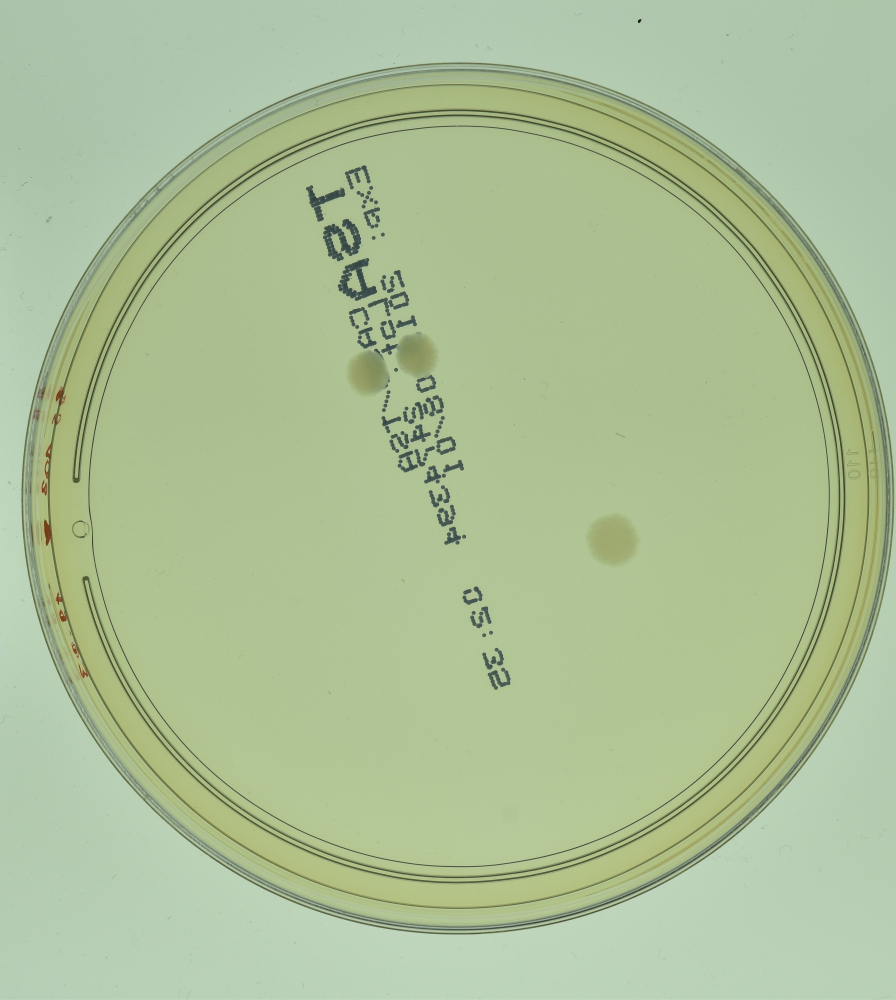
#> input picture testing_images/for_classifier_models/B.subtilis/countable/1056.jpg, 3581 x 4000 px (shown at 1/4 size)
$ python -i classical.py   (imports and definitions only)
#> lines starting #> are read from the running program, lines starting #| are printed output that depends on the picture; after the words box and inside, x2 and y2 are one past the last pixel; in counts of white or black regions, pixels touching at a corner belong together
"""Classical segmentation methods for bacterial colony candidates."""

from __future__ import annotations

from dataclasses import dataclass
from typing import Literal

import cv2
import numpy as np
from skimage.feature import peak_local_max
from skimage.segmentation import watershed

ThresholdMethod = Literal["otsu", "adaptive"]


@dataclass(frozen=True)
class SegmentationResult:
    """Outputs from the classical segmentation stage."""

    mask: np.ndarray
    labels: np.ndarray
    num_labels: int


def threshold_image(
    gray: np.ndarray,
    method: ThresholdMethod = "otsu",
    invert: bool = False,
    adaptive_block_size: int = 51,
    adaptive_c: int = 2,
) -> np.ndarray:
    """Create a binary mask using Otsu or adaptive thresholding."""

    if method == "otsu":
        threshold_type = cv2.THRESH_BINARY_INV if invert else cv2.THRESH_BINARY
        _, mask = cv2.threshold(gray, 0, 255, threshold_type | cv2.THRESH_OTSU)
    elif method == "adaptive":
        block_size = _ensure_odd(adaptive_block_size)
        threshold_type = cv2.THRESH_BINARY_INV if invert else cv2.THRESH_BINARY
        mask = cv2.adaptiveThreshold(
            gray,
            255,
            cv2.ADAPTIVE_THRESH_GAUSSIAN_C,
            threshold_type,
            block_size,
            int(adaptive_c),
        )
    else:
        raise ValueError(f"Unsupported threshold method: {method}")

    return mask.astype(np.uint8)


def clean_mask(
    mask: np.ndarray,
    kernel_size: int = 3,
    opening_iterations: int = 1,
    closing_iterations: int = 2,
) -> np.ndarray:
    """Remove isolated noise and close small holes in segmented colonies."""

    kernel_size = _ensure_odd(kernel_size)
    kernel = cv2.getStructuringElement(cv2.MORPH_ELLIPSE, (kernel_size, kernel_size))
    opened = cv2.morphologyEx(mask, cv2.MORPH_OPEN, kernel, iterations=opening_iterations)
    closed = cv2.morphologyEx(opened, cv2.MORPH_CLOSE, kernel, iterations=closing_iterations)
    return closed


def filter_components(
    mask: np.ndarray,
    min_area: int = 20,
    max_area: int = 20000,
    min_circularity: float = 0.15,
) -> np.ndarray:
    """Filter connected components by area and circularity."""

    num_labels, labels, stats, _ = cv2.connectedComponentsWithStats(mask, connectivity=8)
    filtered = np.zeros_like(mask, dtype=np.uint8)

    for label_id in range(1, num_labels):
        area = int(stats[label_id, cv2.CC_STAT_AREA])
        if area < min_area or area > max_area:
            continue

        component = (labels == label_id).astype(np.uint8) * 255
        contours, _ = cv2.findContours(component, cv2.RETR_EXTERNAL, cv2.CHAIN_APPROX_SIMPLE)
        if not contours:
            continue

        perimeter = cv2.arcLength(contours[0], closed=True)
        circularity = 0.0 if perimeter == 0 else (4.0 * np.pi * area) / (perimeter * perimeter)
        if circularity >= min_circularity:
            filtered[labels == label_id] = 255

    return filtered


def split_touching_colonies(mask: np.ndarray, min_distance: int = 8) -> np.ndarray:
    """Split touching colonies with distance-transform watershed.

    This is intentionally optional because watershed can over-split noisy plates.
    """

    binary = mask > 0
    distance = cv2.distanceTransform(binary.astype(np.uint8), cv2.DIST_L2, 5)
    coords = peak_local_max(distance, min_distance=min_distance, labels=binary)

    markers = np.zeros(distance.shape, dtype=np.int32)
    for marker_id, (row, col) in enumerate(coords, start=1):
        markers[row, col] = marker_id

    if markers.max() == 0:
        return mask

    labels = watershed(-distance, markers, mask=binary)
    return (labels > 0).astype(np.uint8) * 255


def label_mask(mask: np.ndarray) -> tuple[np.ndarray, int]:
    """Label connected colony candidates."""

    num_labels, labels = cv2.connectedComponents((mask > 0).astype(np.uint8), connectivity=8)
    return labels.astype(np.int32), num_labels - 1


def segment_colonies(
    gray: np.ndarray,
    threshold_method: ThresholdMethod = "otsu",
    invert_threshold: bool = False,
    adaptive_block_size: int = 51,
    adaptive_c: int = 2,
    morph_kernel_size: int = 3,
    opening_iterations: int = 1,
    closing_iterations: int = 2,
    min_area: int = 20,
    max_area: int = 20000,
    min_circularity: float = 0.15,
    split_touching: bool = False,
) -> SegmentationResult:
    """Run thresholding, cleanup, filtering, and connected-component labeling."""

    raw_mask = threshold_image(
        gray,
        method=threshold_method,
        invert=invert_threshold,
        adaptive_block_size=adaptive_block_size,
        adaptive_c=adaptive_c,
    )
    cleaned = clean_mask(raw_mask, morph_kernel_size, opening_iterations, closing_iterations)
    filtered = filter_components(cleaned, min_area, max_area, min_circularity)
    if split_touching:
        filtered = split_touching_colonies(filtered)

    labels, count = label_mask(filtered)
    return SegmentationResult(mask=filtered, labels=labels, num_labels=count)


def _ensure_odd(value: int) -> int:
    value = max(3, int(value))
    return value if value % 2 == 1 else value + 1

>>> import cv2
>>> picture = cv2.imread('../../testing_images/for_classifier_models/B.subtilis/countable/1056.jpg', cv2.IMREAD_GRAYSCALE)
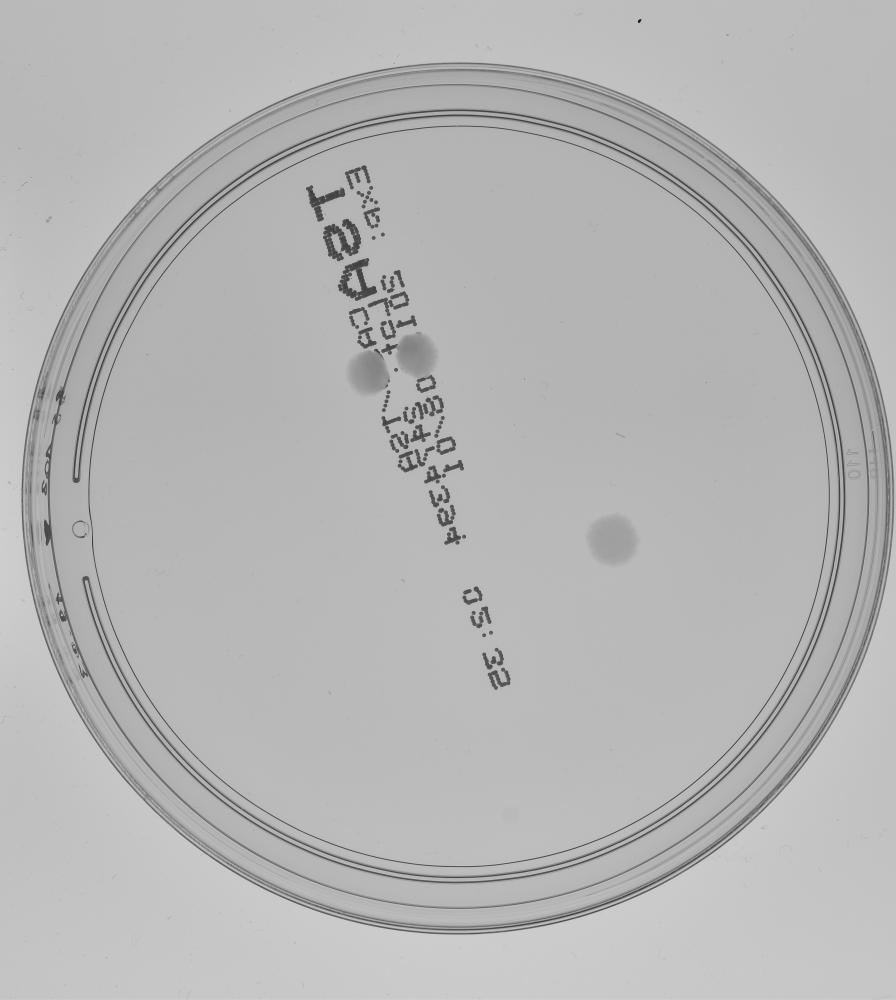
#> picture: shape (4000, 3581) (shown at 1/4 size); min 19, max 218, mean 181.3
>>> result = segment_colonies(picture)
#> in threshold_image, `_, mask = cv2.threshold(gray, 0, 255, threshold_type | cv2.THRESH_OTSU)`:
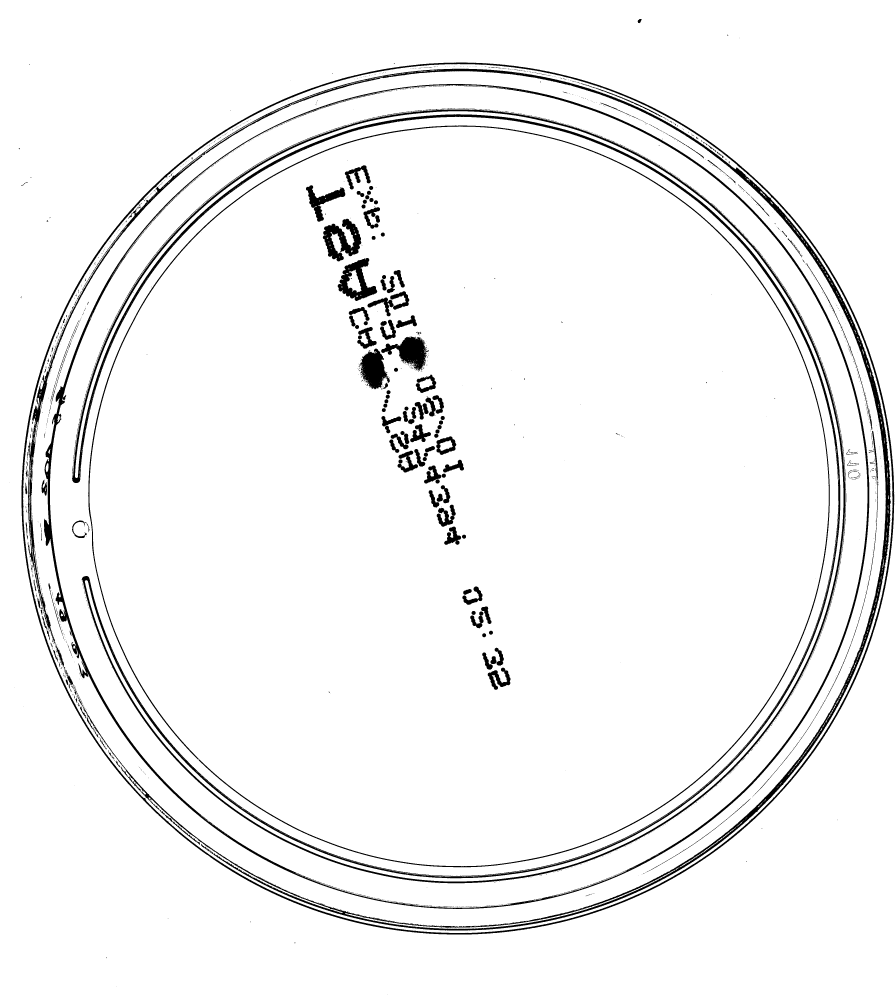
#> mask: shape (4000, 3581) (shown at 1/4 size); 95.5% white; 2165 black regions (1852 under 20 px), largest, box (x1, y1, x2, y2) and area: (288, 438, 3381, 3533) 147854, (110, 275, 3563, 3722) 127458, (176, 336, 3477, 3636) 82592
#> in clean_mask, `opened = cv2.morphologyEx(mask, cv2.MORPH_OPEN, kernel, iterations=ope..`: opened: shape (4000, 3581); 95.4% white; 1538 black regions (1341 under 20 px), largest, box (x1, y1, x2, y2) and area: (288, 434, 3385, 3533) 163393, (103, 275, 3563, 3722) 136918, (176, 336, 3477, 3636) 86687
#> in clean_mask, `closed = cv2.morphologyEx(opened, cv2.MORPH_CLOSE, kernel, iterations=..`:
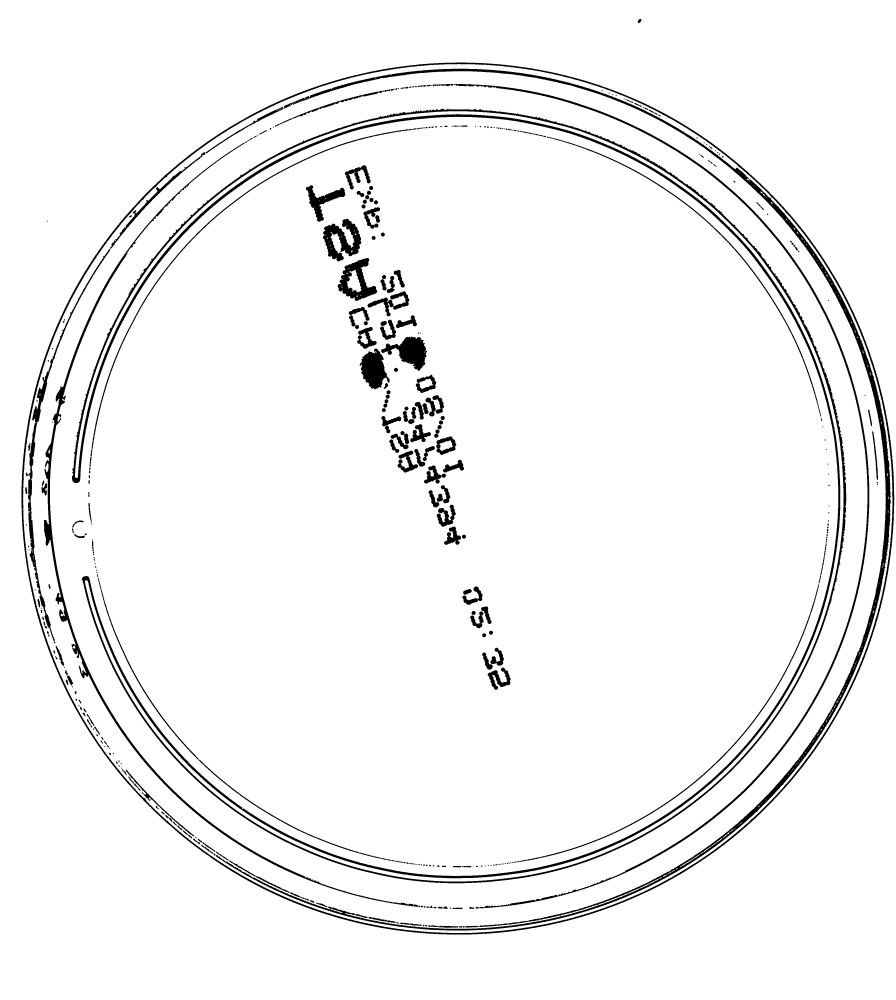
#> closed: shape (4000, 3581) (shown at 1/4 size); 95.7% white; 358 black regions (79 under 20 px), largest, box (x1, y1, x2, y2) and area: (288, 435, 3385, 3533) 157537, (440, 275, 3563, 3722) 102470, (86, 250, 3577, 3738) 72104
#> in filter_components, `num_labels, labels, stats, _ = cv2.connectedComponentsWithStats(mask, ..`:
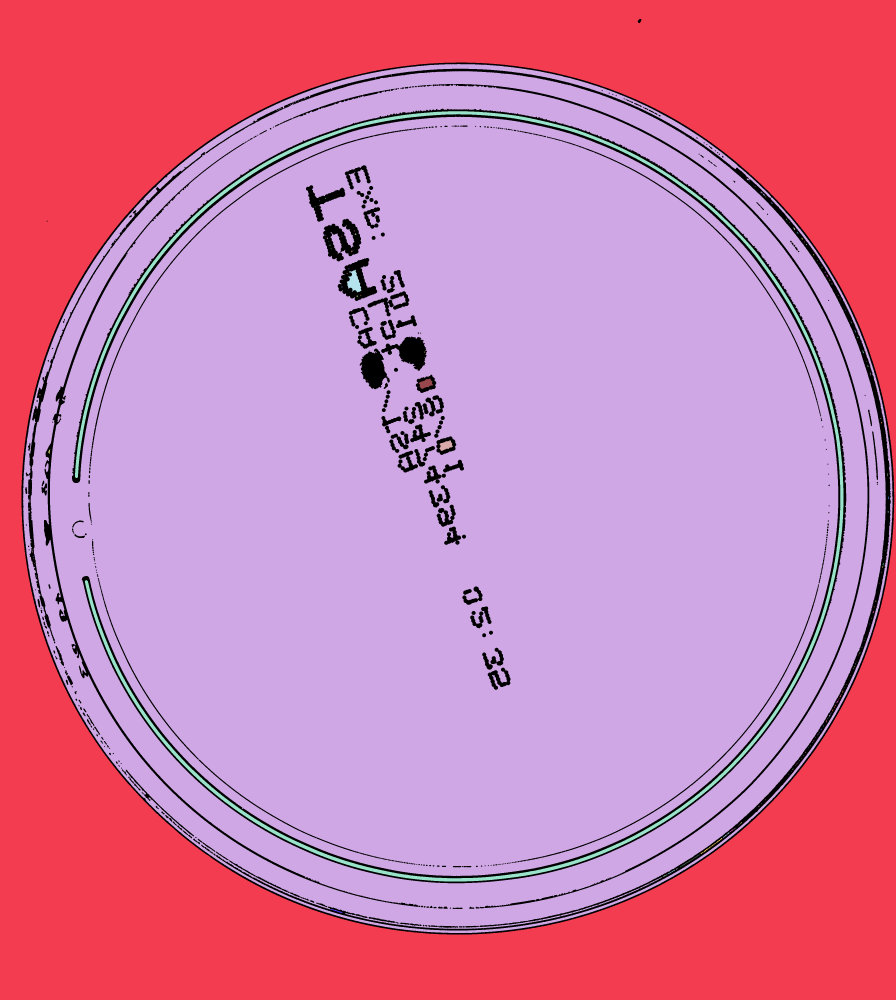
#> labels: shape (4000, 3581) int32 (shown at 1/4 size); 153 distinct labels, from 0 to 152; one colour per label, 0 black
#> in filter_components, `num_labels, labels, stats, _ = cv2.connectedComponentsWithStats(mask, ..`: num_labels = 153; stats = 153 rows, first 6: [86, 76, 3491, 3662, 622252], [0, 0, 3581, 4000, 4752966], [92, 256, 3478, 3476, 8823117], [1563, 300, 3, 3, 5], [1203, 399, 3, 3, 5], [300, 445, 3074, 3081, 117076]
#> the loop in filter_components, `for label_id in range(1, num_labels):` made 152 passes
#> (area, perimeter, circularity) on passes 9, 10, 14: (44, 25.8, 0.831), (33, 21.56, 0.892), (32, 22.38, 0.803)
#> after the loop in filter_components, `for label_id in range(1, num_labels):`:
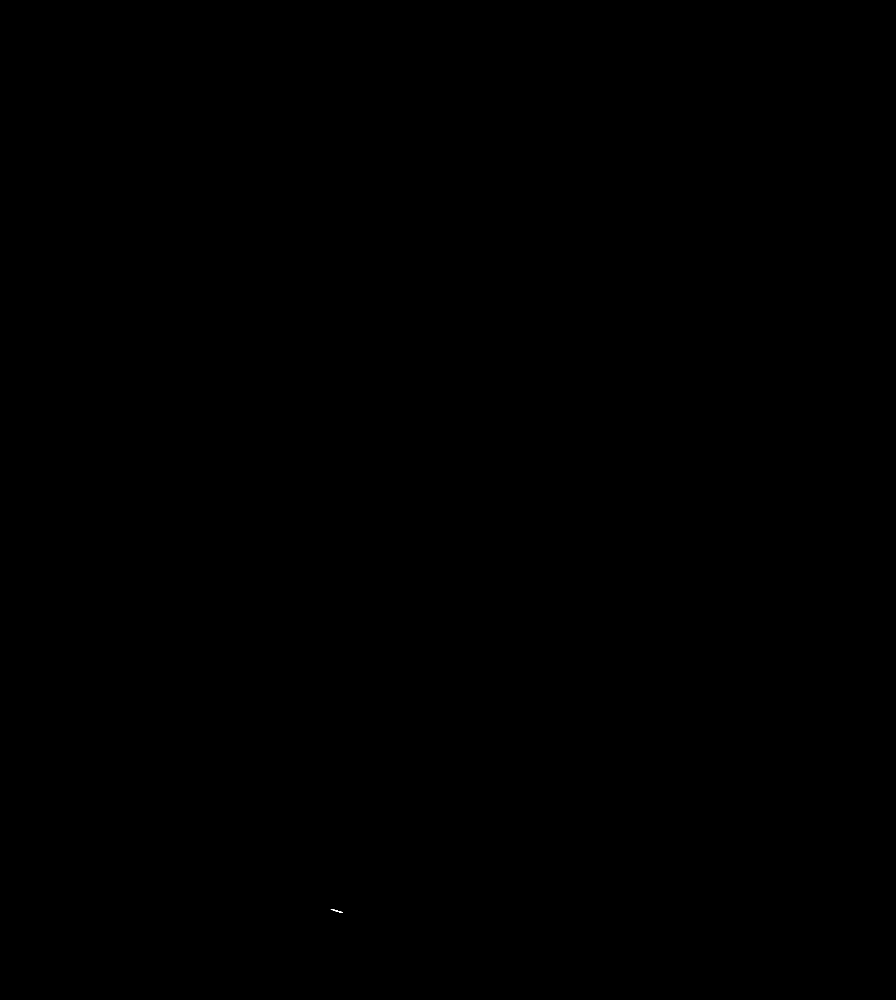
#> component: shape (4000, 3581) (shown at 1/4 size); 0% white; 1 white region, box (x1, y1, x2, y2) and area: (1323, 3636, 1370, 3652) 174
#> after the loop in filter_components, `for label_id in range(1, num_labels):`: filtered: shape (4000, 3581); 0.05% white; 37 white regions, largest, box (x1, y1, x2, y2) and area: (1387, 1079, 1446, 1170) 2993, (1674, 1514, 1732, 1556) 1418, (1757, 1762, 1811, 1804) 1405
#> in label_mask, `num_labels, labels = cv2.connectedComponents((mask > 0).astype(np.uint..`: labels: shape (4000, 3581) int32; 38 distinct labels, from 0 to 37
#> in label_mask, `num_labels, labels = cv2.connectedComponents((mask > 0).astype(np.uint..`: num_labels = 38
#> in segment_colonies, `labels, count = label_mask(filtered)`: count = 37
